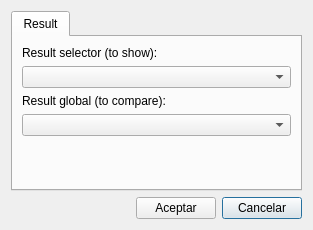
<?xml version="1.0" encoding="UTF-8"?>
<ui version="4.0">
 <class>dlg_priority</class>
 <widget class="QDialog" name="dlg_priority">
  <property name="geometry">
   <rect>
    <x>0</x>
    <y>0</y>
    <width>313</width>
    <height>230</height>
   </rect>
  </property>
  <property name="windowTitle">
   <string>Selección de prioridades</string>
  </property>
  <layout class="QGridLayout" name="gridLayout">
   <item row="0" column="0">
    <widget class="QTabWidget" name="tab_widget">
     <property name="currentIndex">
      <number>0</number>
     </property>
     <widget class="QWidget" name="tab_result">
      <attribute name="title">
       <string>Result</string>
      </attribute>
      <layout class="QGridLayout" name="gridLayout_4">
       <item row="1" column="0">
        <widget class="QComboBox" name="cmb_result_selector"/>
       </item>
       <item row="2" column="0">
        <widget class="QLabel" name="lbl_result_global">
         <property name="text">
          <string>Result global (to compare):</string>
         </property>
        </widget>
       </item>
       <item row="3" column="0">
        <widget class="QComboBox" name="cmb_result_global"/>
       </item>
       <item row="0" column="0">
        <widget class="QLabel" name="lbl_result_selector">
         <property name="text">
          <string>Result selector (to show):</string>
         </property>
        </widget>
       </item>
       <item row="4" column="0">
        <spacer name="verticalSpacer">
         <property name="orientation">
          <enum>Qt::Vertical</enum>
         </property>
         <property name="sizeHint" stdset="0">
          <size>
           <width>20</width>
           <height>40</height>
          </size>
         </property>
        </spacer>
       </item>
      </layout>
     </widget>
    </widget>
   </item>
   <item row="2" column="0">
    <layout class="QGridLayout" name="gridLayout_3">
     <item row="1" column="2">
      <widget class="QPushButton" name="btn_cancel">
       <property name="text">
        <string>Cancelar</string>
       </property>
      </widget>
     </item>
     <item row="1" column="1">
      <widget class="QPushButton" name="btn_accept">
       <property name="text">
        <string>Aceptar</string>
       </property>
      </widget>
     </item>
     <item row="1" column="0">
      <spacer name="horizontalSpacer">
       <property name="orientation">
        <enum>Qt::Horizontal</enum>
       </property>
       <property name="sizeHint" stdset="0">
        <size>
         <width>40</width>
         <height>20</height>
        </size>
       </property>
      </spacer>
     </item>
    </layout>
   </item>
  </layout>
 </widget>
 <resources/>
 <connections/>
</ui>
